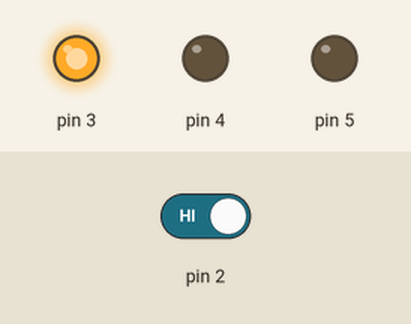
A sketch run on a simulated Arduino Uno, built with avr-gcc and run on an emulated ATmega328P. Shown: output pins drawn as LEDs (lit = HIGH). The inputs (shaded band) are chosen by the test bench; at power-on: pin 2 HIGH.

Above: at 18.0 s.
18.1 s: pin 2 driven LOW
At 19.5 s:
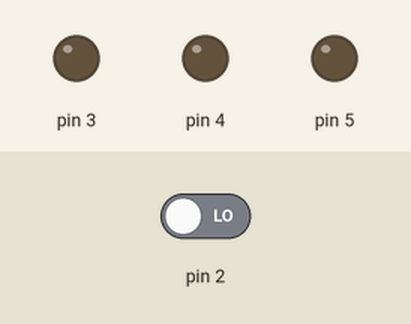
27.6 s: pin 2 driven HIGH
At 28.8 s:
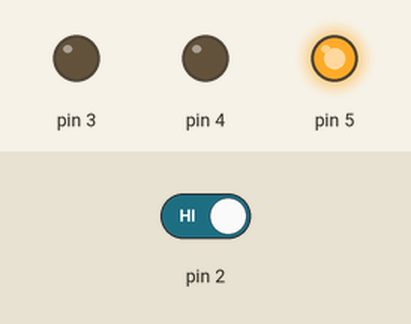
At 33.0 s:
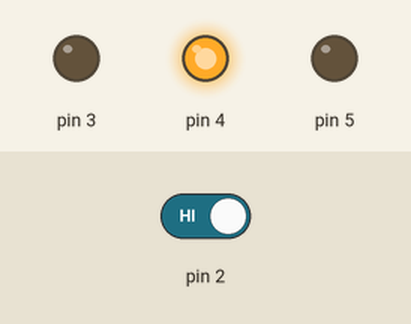
Timing chart, 0 to 43.1 s (numbered marks = the images above; inputs shaded):
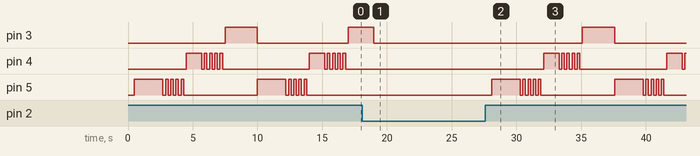

Measured:
- after the input at 18.1 s, pin 4, pin 5: stops changing and stays LOW
- after the input at 27.6 s, pin 3: LOW → HIGH after 7.5 s, → LOW 2.5 s later; pin 4: goes HIGH 1.2 s, 4 × (LOW 0.20 s, HIGH 0.20 s), LOW 6.7 s, HIGH 1.2 s, LOW 0.20 s, then HIGH, starting after 4.5 s; pin 5: goes HIGH 2.2 s, 4 × (LOW 0.20 s, HIGH 0.20 s), LOW 5.7 s, HIGH 2.2 s, 4 × (LOW 0.20 s, HIGH 0.20 s), then LOW, starting after 0.50 s

The sketch:

prueba1leds.ino
```cpp
//This is supposed to act like a semaphore
void setup() {
  // put your setup code here, to run once:
  pinMode(3, OUTPUT);
  pinMode(4, OUTPUT);
  pinMode(5, OUTPUT);
  pinMode(2, INPUT);
}

void loop() {
  // put your main code here, to run repeatedly:
  int i = 0;
  int switchState = 0;
  switchState = digitalRead(2);
  if(switchState == LOW){

    digitalWrite(3, LOW);
    digitalWrite(4, LOW);
    digitalWrite(5, LOW);

  }else{

    delay(500);
    digitalWrite(3, LOW);
    digitalWrite(4, LOW);
    digitalWrite(5, HIGH);

    delay(2000);

    for(i = 0; i < 5; i++){
      digitalWrite(5, HIGH);
      delay(200);
      digitalWrite(5, LOW);
      delay(200);
    }

    digitalWrite(3, LOW);
    digitalWrite(4, HIGH);
    digitalWrite(5, LOW);
    delay(1000);

    for(i = 0; i < 5; i++){
      digitalWrite(4, HIGH);
      delay(200);
      digitalWrite(4, LOW);
      delay(200);
    }

    digitalWrite(3, HIGH);
    digitalWrite(4, LOW);
    digitalWrite(5, LOW);
    delay(2000);
  }

}
```
